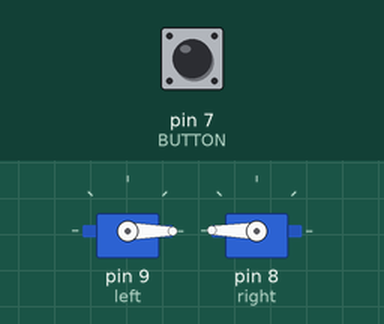
Simulated run of this sketch. Board: Arduino Uno, built with avr-gcc and run on an emulated ATmega328P. Shown: 2 × servo. Inputs (shaded band) come from the test bench; at power-on: pin 7 (BUTTON) HIGH.

Above: at 1.2 s.
1.3 s: pin 7 (BUTTON) pulled LOW for 0.15 s
At 1.76 s:
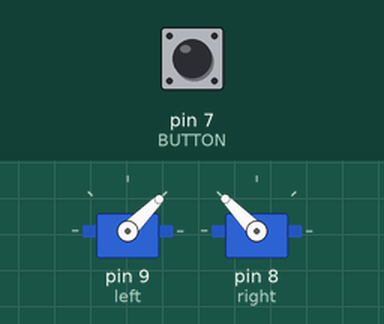
At 3.9 s:
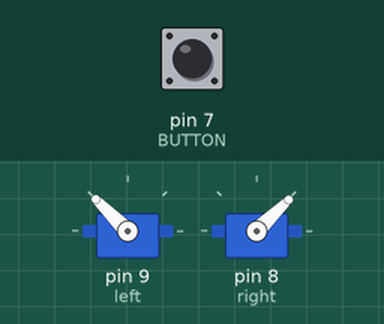
4.3 s: pin 7 (BUTTON) pulled LOW for 1 s
At 4.76 s:
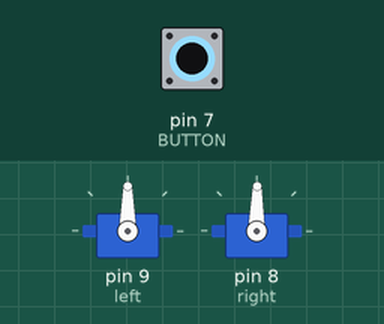
Timing chart, 0 to 7.3 s (numbered marks = the images above; inputs shaded):
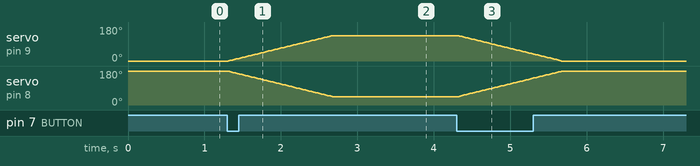

The sketch:

wings.ino
```cpp
//Code to control two servos to open and close wings
//Include standard servo library
#include <Servo.h>

//Defining button input pins
#define BUTTON 7

//Creating servo objects
Servo left;
Servo right;

int rightPos = 179;
int leftPos = 0;
int i;

void setup() {

  //Setting servo data pins
  left.attach(9);
  right.attach(8);

  //Setting button as input
  pinMode(BUTTON, INPUT);

  //Begin servos at center
  left.write(leftPos);
  right.write(rightPos);

}

//Variables for reading input values
int inVal;

void loop() {
  //Set button value
  inVal=digitalRead(BUTTON);

  //Check if button is pressed
  if (inVal==LOW)
  {
    if (leftPos==0 && rightPos==179)
    {
      for(i=0; i<=135; i++)
      {
        left.write(i);
        right.write(179-i);
        delay(10);
      }

      leftPos=135;
      rightPos=45;
    }
    else if (leftPos==135 && rightPos==45)
    {
      for(i=135; i>=0; i--)
      {
        left.write(i);
        right.write(179-i);
        delay(10);
      }
      leftPos=0;
      rightPos=179;
    }
 }
}
```

Measured:
- after the input at 1.3 s, servo on pin 9 (left): moves from 0° to 135° over 1.4 s, starting at once; servo on pin 8 (right): moves from 179° to 44° over 1.4 s, starting at once
- after the input at 4.3 s, servo on pin 9 (left): moves from 135° to 0° over 1.4 s, starting at once; servo on pin 8 (right): moves from 44° to 179° over 1.4 s, starting at once
